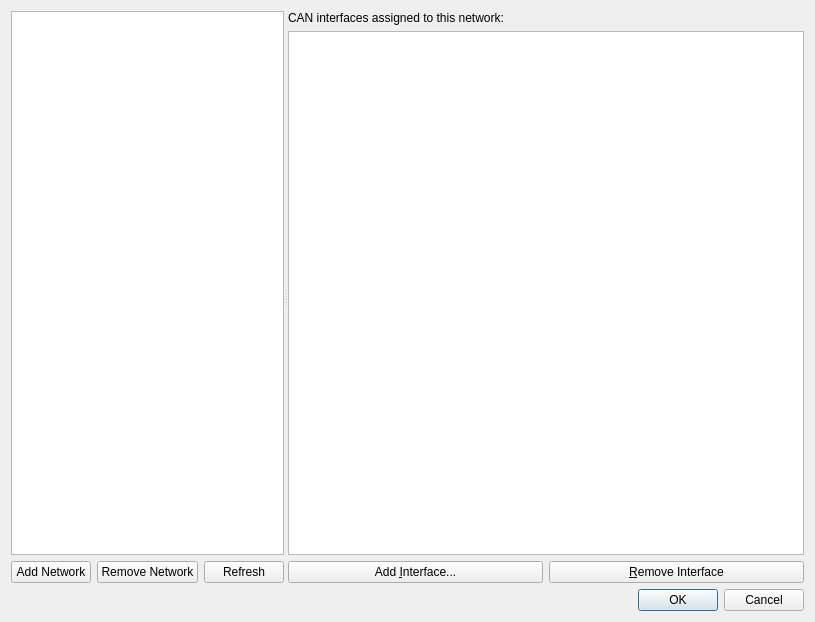
<?xml version="1.0" encoding="UTF-8"?>
<ui version="4.0">
 <class>SetupDialog</class>
 <widget class="QDialog" name="SetupDialog">
  <property name="geometry">
   <rect>
    <x>0</x>
    <y>0</y>
    <width>815</width>
    <height>622</height>
   </rect>
  </property>
  <property name="windowTitle">
   <string>Measurement Setup</string>
  </property>
  <layout class="QVBoxLayout" name="verticalLayout">
   <item>
    <widget class="QWidget" name="widget" native="true">
     <layout class="QVBoxLayout" name="verticalLayout_5">
      <property name="leftMargin">
       <number>0</number>
      </property>
      <property name="topMargin">
       <number>0</number>
      </property>
      <property name="rightMargin">
       <number>0</number>
      </property>
      <property name="bottomMargin">
       <number>0</number>
      </property>
      <item>
       <widget class="QSplitter" name="splitter">
        <property name="orientation">
         <enum>Qt::Orientation::Horizontal</enum>
        </property>
        <widget class="QWidget" name="widget_4" native="true">
         <layout class="QVBoxLayout" name="verticalLayout_2">
          <property name="leftMargin">
           <number>0</number>
          </property>
          <property name="topMargin">
           <number>0</number>
          </property>
          <property name="rightMargin">
           <number>0</number>
          </property>
          <property name="bottomMargin">
           <number>0</number>
          </property>
          <item>
           <widget class="QTreeView" name="treeView">
            <property name="sizePolicy">
             <sizepolicy hsizetype="Expanding" vsizetype="Expanding">
              <horstretch>2</horstretch>
              <verstretch>0</verstretch>
             </sizepolicy>
            </property>
            <property name="contextMenuPolicy">
             <enum>Qt::ContextMenuPolicy::CustomContextMenu</enum>
            </property>
            <property name="selectionMode">
             <enum>QAbstractItemView::SelectionMode::SingleSelection</enum>
            </property>
            <property name="uniformRowHeights">
             <bool>true</bool>
            </property>
            <attribute name="headerVisible">
             <bool>false</bool>
            </attribute>
           </widget>
          </item>
          <item>
           <widget class="QWidget" name="widget_5" native="true">
            <layout class="QHBoxLayout" name="horizontalLayout_3">
             <property name="leftMargin">
              <number>0</number>
             </property>
             <property name="topMargin">
              <number>0</number>
             </property>
             <property name="rightMargin">
              <number>0</number>
             </property>
             <property name="bottomMargin">
              <number>0</number>
             </property>
             <item>
              <widget class="QPushButton" name="btAddNetwork">
               <property name="text">
                <string>Add Network</string>
               </property>
              </widget>
             </item>
             <item>
              <widget class="QPushButton" name="btRemoveNetwork">
               <property name="text">
                <string>Remove Network</string>
               </property>
              </widget>
             </item>
             <item>
              <widget class="QPushButton" name="btRefreshNetworks">
               <property name="text">
                <string>Refresh</string>
               </property>
              </widget>
             </item>
            </layout>
           </widget>
          </item>
         </layout>
        </widget>
        <widget class="QStackedWidget" name="stackedWidget">
         <property name="sizePolicy">
          <sizepolicy hsizetype="Preferred" vsizetype="Preferred">
           <horstretch>3</horstretch>
           <verstretch>0</verstretch>
          </sizepolicy>
         </property>
         <property name="currentIndex">
          <number>2</number>
         </property>
         <widget class="QWidget" name="emptyPage"/>
         <widget class="QWidget" name="networkPage">
          <layout class="QFormLayout" name="formLayout">
           <item row="0" column="0">
            <widget class="QLabel" name="label">
             <property name="text">
              <string>Network name:</string>
             </property>
            </widget>
           </item>
           <item row="0" column="1">
            <widget class="QLineEdit" name="edNetworkName"/>
           </item>
          </layout>
         </widget>
         <widget class="QWidget" name="interfacesPage">
          <layout class="QVBoxLayout" name="verticalLayout_3">
           <property name="leftMargin">
            <number>0</number>
           </property>
           <property name="topMargin">
            <number>0</number>
           </property>
           <property name="rightMargin">
            <number>0</number>
           </property>
           <property name="bottomMargin">
            <number>0</number>
           </property>
           <item>
            <widget class="QLabel" name="label_2">
             <property name="text">
              <string>CAN interfaces assigned to this network:</string>
             </property>
            </widget>
           </item>
           <item>
            <widget class="QTreeView" name="interfacesTreeView"/>
           </item>
           <item>
            <widget class="QWidget" name="widget_2" native="true">
             <layout class="QHBoxLayout" name="horizontalLayout">
              <property name="leftMargin">
               <number>0</number>
              </property>
              <property name="topMargin">
               <number>0</number>
              </property>
              <property name="rightMargin">
               <number>0</number>
              </property>
              <property name="bottomMargin">
               <number>0</number>
              </property>
              <item>
               <widget class="QPushButton" name="btAddInterface">
                <property name="text">
                 <string>Add &amp;Interface...</string>
                </property>
               </widget>
              </item>
              <item>
               <widget class="QPushButton" name="btRemoveInterface">
                <property name="text">
                 <string>&amp;Remove Interface</string>
                </property>
               </widget>
              </item>
             </layout>
            </widget>
           </item>
          </layout>
         </widget>
         <widget class="QWidget" name="candbsPage">
          <layout class="QVBoxLayout" name="verticalLayout_4">
           <property name="leftMargin">
            <number>0</number>
           </property>
           <property name="topMargin">
            <number>0</number>
           </property>
           <property name="rightMargin">
            <number>0</number>
           </property>
           <property name="bottomMargin">
            <number>0</number>
           </property>
           <item>
            <widget class="QTreeView" name="candbsTreeView">
             <property name="alternatingRowColors">
              <bool>false</bool>
             </property>
             <property name="uniformRowHeights">
              <bool>false</bool>
             </property>
            </widget>
           </item>
           <item>
            <widget class="QWidget" name="widget_3" native="true">
             <layout class="QHBoxLayout" name="horizontalLayout_2">
              <property name="leftMargin">
               <number>0</number>
              </property>
              <property name="topMargin">
               <number>0</number>
              </property>
              <property name="rightMargin">
               <number>0</number>
              </property>
              <property name="bottomMargin">
               <number>0</number>
              </property>
              <item>
               <widget class="QPushButton" name="btAddDatabase">
                <property name="text">
                 <string>Add &amp;Database...</string>
                </property>
               </widget>
              </item>
              <item>
               <widget class="QPushButton" name="btRemoveDatabase">
                <property name="text">
                 <string>&amp;Remove Database</string>
                </property>
               </widget>
              </item>
              <item>
               <widget class="QPushButton" name="btReloadDatabases">
                <property name="text">
                 <string>Reload Databases</string>
                </property>
               </widget>
              </item>
             </layout>
            </widget>
           </item>
          </layout>
         </widget>
        </widget>
       </widget>
      </item>
     </layout>
    </widget>
   </item>
   <item>
    <widget class="QDialogButtonBox" name="buttonBox">
     <property name="orientation">
      <enum>Qt::Orientation::Horizontal</enum>
     </property>
     <property name="standardButtons">
      <set>QDialogButtonBox::StandardButton::Cancel|QDialogButtonBox::StandardButton::Ok</set>
     </property>
     <property name="centerButtons">
      <bool>false</bool>
     </property>
    </widget>
   </item>
  </layout>
 </widget>
 <resources/>
 <connections>
  <connection>
   <sender>buttonBox</sender>
   <signal>accepted()</signal>
   <receiver>SetupDialog</receiver>
   <slot>accept()</slot>
   <hints>
    <hint type="sourcelabel">
     <x>266</x>
     <y>825</y>
    </hint>
    <hint type="destinationlabel">
     <x>157</x>
     <y>274</y>
    </hint>
   </hints>
  </connection>
  <connection>
   <sender>buttonBox</sender>
   <signal>rejected()</signal>
   <receiver>SetupDialog</receiver>
   <slot>reject()</slot>
   <hints>
    <hint type="sourcelabel">
     <x>334</x>
     <y>825</y>
    </hint>
    <hint type="destinationlabel">
     <x>286</x>
     <y>274</y>
    </hint>
   </hints>
  </connection>
 </connections>
</ui>
